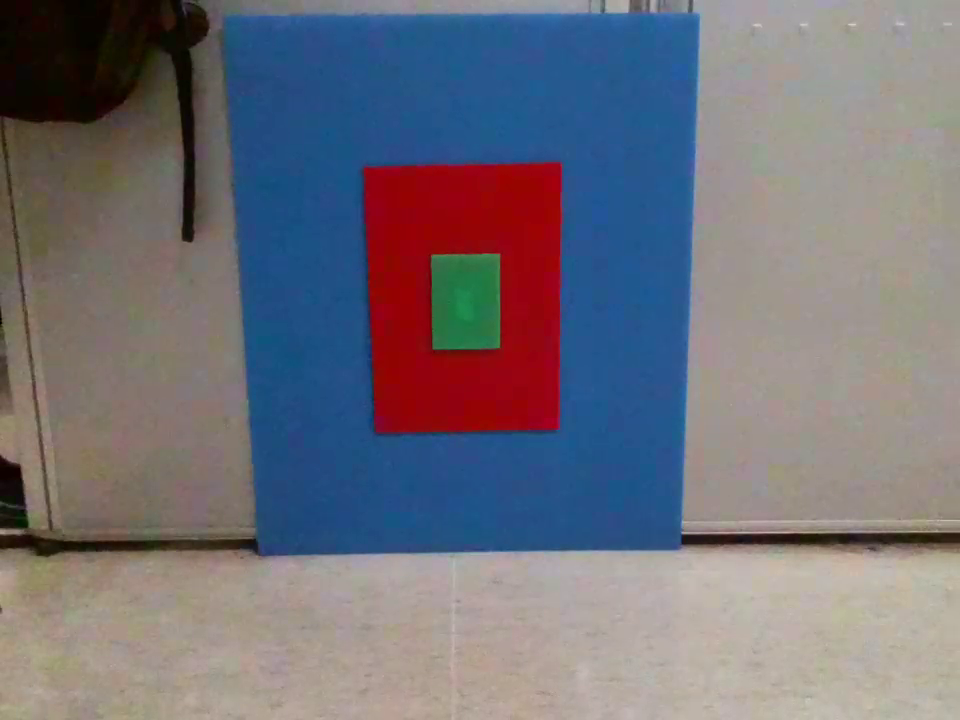
#> input picture rgb.png, 960 x 720 px
$ python cv_offline.py   (older library calls are emulated)
#> lines starting #> are read from the running program, lines starting #| are printed output that depends on the picture; after the words box and inside, x2 and y2 are one past the last pixel; in counts of white or black regions, pixels touching at a corner belong together
#> further down, img is the input picture: shape (720, 960, 3); mean B, G, R 120.9, 112.1, 113.9
#!/usr/bin/env python
import cv2
import os
import numpy as np
def findRect(img):
    def nothing(data):
        pass

    # convert to HSV
    hsv = cv2.cvtColor(img, cv2.COLOR_BGR2HSV)
#> hsv: shape (720, 960, 3); mean H, S, V 56, 99.4, 142.5
    print(hsv[360][480])
#| [178 241 146]
    # # for g.png
    # lower_g = np.array([30, 0, 0])
    # upper_g = np.array([80, 255, 255])
    # mask=cv2.inRange(hsv, lower_g, upper_g)


    #for r.png
    lower_red = np.array([170, 80, 80])
    upper_red = np.array([180, 255, 255])
    mask1 = cv2.inRange(hsv, lower_red, upper_red)
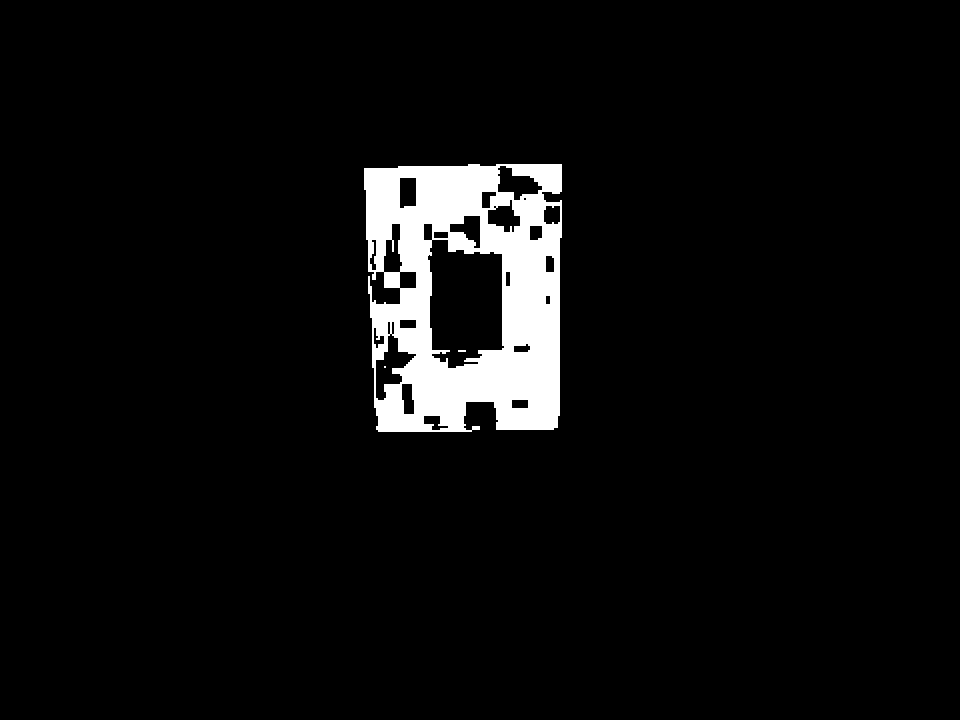
#> mask1: shape (720, 960); 5.1% white; 3 white regions (2 under 20 px), largest, box (x1, y1, x2, y2) and area: (364, 164, 562, 432) 34947
    lower_red = np.array([0, 80, 80])
    upper_red = np.array([10, 255, 255])
    mask2 = cv2.inRange(hsv, lower_red, upper_red)
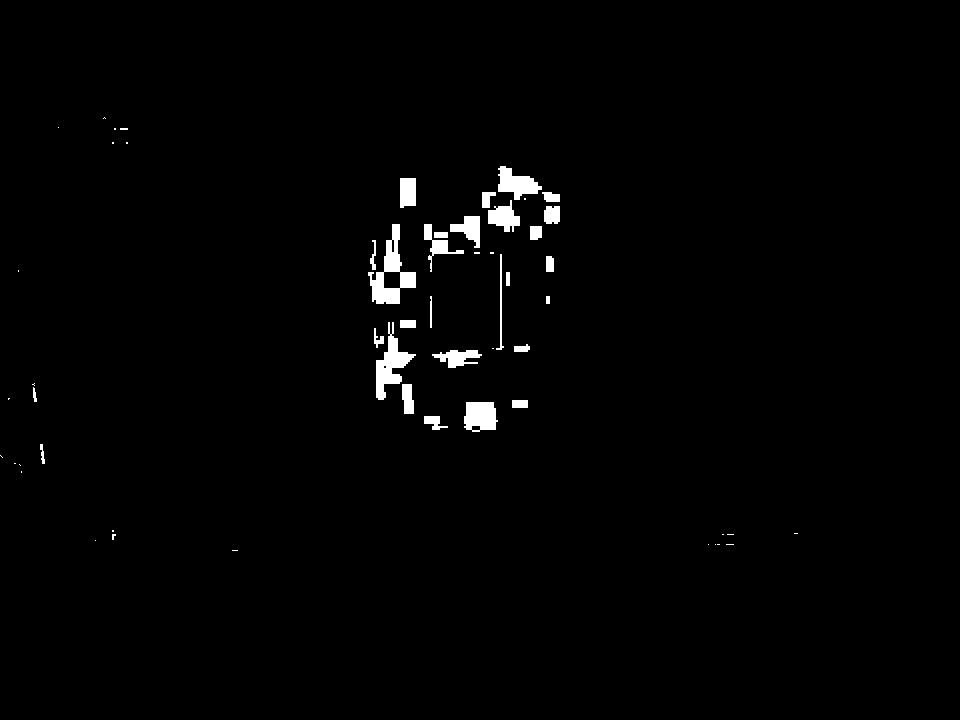
#> mask2: shape (720, 960); 1.3% white; 56 white regions (28 under 20 px), largest, box (x1, y1, x2, y2) and area: (368, 224, 416, 304) 1452, (376, 322, 416, 400) 1160, (464, 402, 498, 432) 836
    mask=cv2.bitwise_or(mask1,mask2)
#> mask: shape (720, 960); 6.4% white; 28 white regions (25 under 20 px), largest, box (x1, y1, x2, y2) and area: (364, 164, 562, 432) 44062, (40, 444, 45, 464) 56, (33, 387, 37, 402) 39

    # # # for b.png
    # lower_b = np.array([100, 40, 0])
    # upper_b = np.array([120, 255, 255])
    # mask=cv2.inRange(hsv, lower_b, upper_b)


    result = cv2.bitwise_and(img, img, mask=mask)
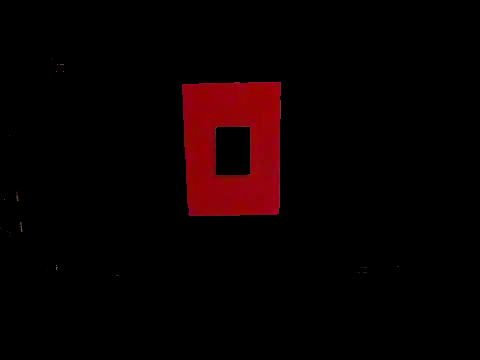
#> result: shape (720, 960, 3) (shown at 1/2 size); mean B, G, R 0.8, 0.2, 9.4

    kernel = np.ones((7,7), np.uint8)
    erosion = cv2.erode(result, kernel, iterations = 1)

    gray = cv2.cvtColor(erosion, cv2.COLOR_BGR2GRAY)
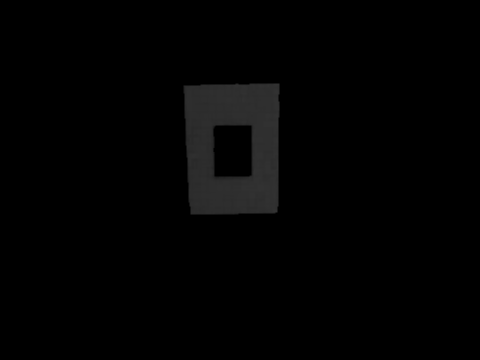
#> gray: shape (720, 960) (shown at 1/2 size); min 0, max 51, mean 2.6
    ret,binary = cv2.threshold(gray, 0, 255, cv2.THRESH_BINARY)
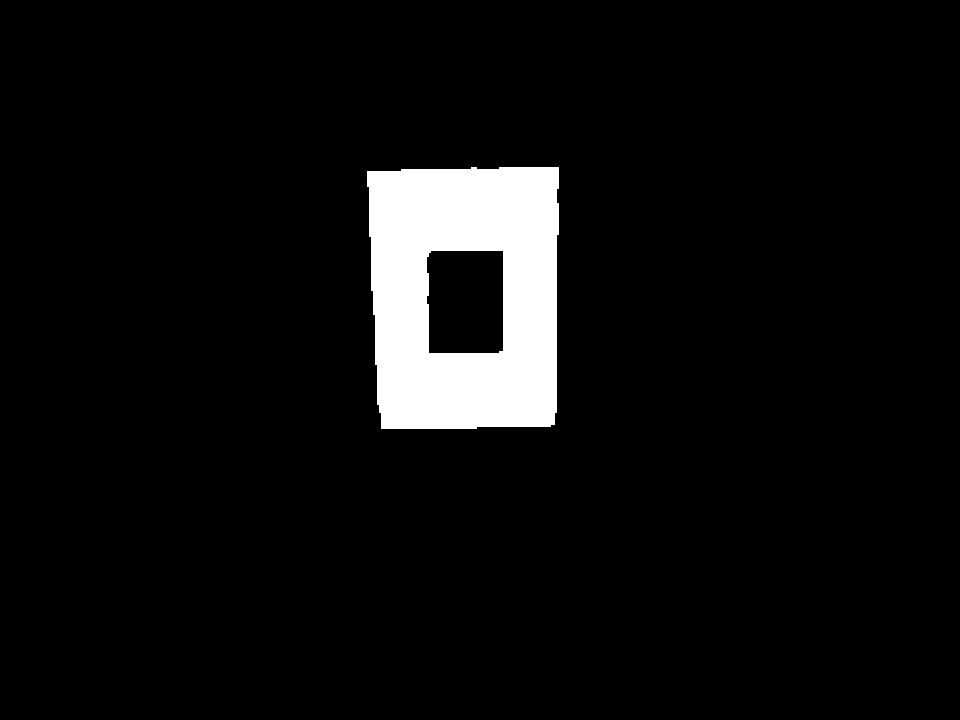
#> binary: shape (720, 960); 5.8% white; 1 white region
    _,contours, _ = cv2.findContours(binary, cv2.RETR_EXTERNAL, cv2.CHAIN_APPROX_SIMPLE)
#> contours = 1 contour; box (x1, y1, x2, y2) and area: (367, 167, 559, 429) 47344
    A_max=0
    c_max=None
    for c in contours:
        if cv2.contourArea(c)>A_max:
            A_max=cv2.contourArea(c)
            c_max=c
#> this loop made 1 pass
#> A_max on pass 1: 47343.5
#> after the loop, A_max = 47343.5; c_max = contour of 55 points, box (x1, y1, x2, y2) (367, 167, 559, 429), area 47344

    x, y, w, h = cv2.boundingRect(c_max)
#> x = 367; y = 167; w = 192; h = 262
    addbox=cv2.rectangle(img, (x,y), (x+w,y+h), (153,153,0), 5)
    addbox=cv2.circle(addbox, (480,360), 10, 255)
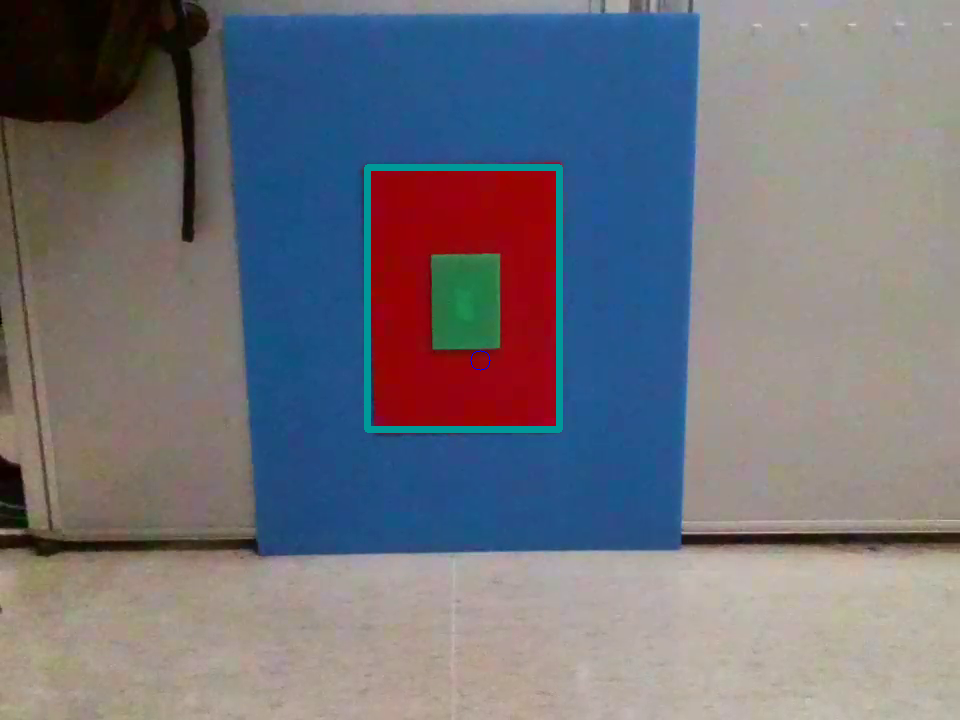
#> addbox: shape (720, 960, 3); mean B, G, R 121.8, 113.2, 112.9
    cv2.imshow('addbox', addbox)
    cv2.waitKey(0)
    return x,y,w,h


img = cv2.imread(os.getcwd()+"/../rgb.png")
print(findRect(img))
#| (367, 167, 192, 262)

cv2.destroyAllWindows()

$ run again, with 1m.png copied over rgb.png
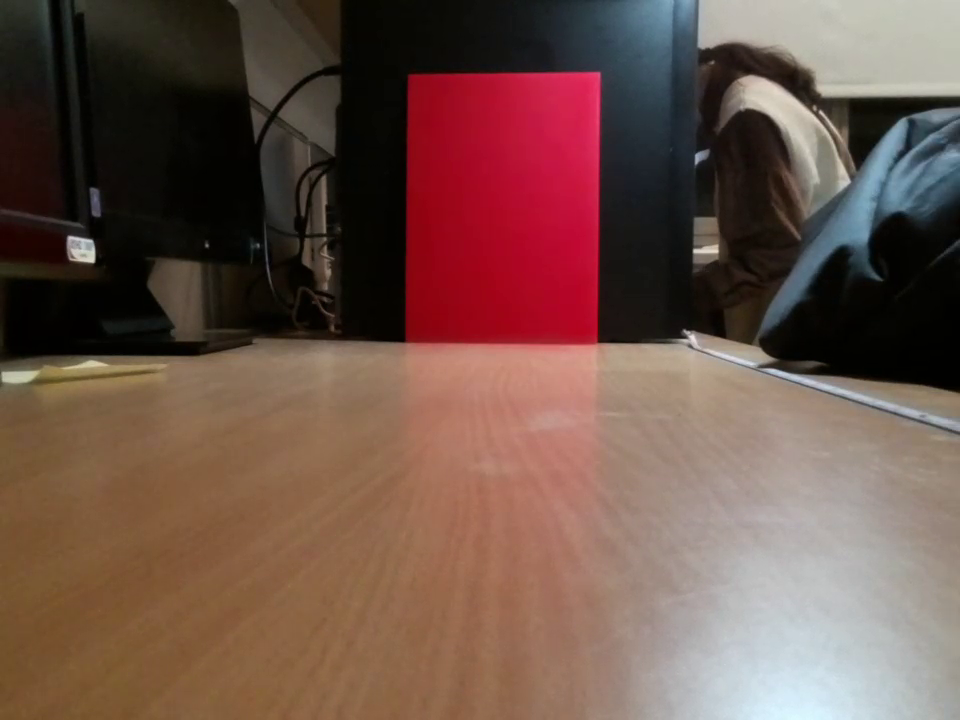
#> input picture 1m.png, 960 x 720 px
#> img is the input picture: shape (720, 960, 3); mean B, G, R 73.6, 82.9, 110.1
#> hsv: shape (720, 960, 3); mean H, S, V 39.4, 112.2, 112.4
#| [  7  94 200]
#> in findRect, `mask1 = cv2.inRange(hsv, lower_red, upper_red)`:
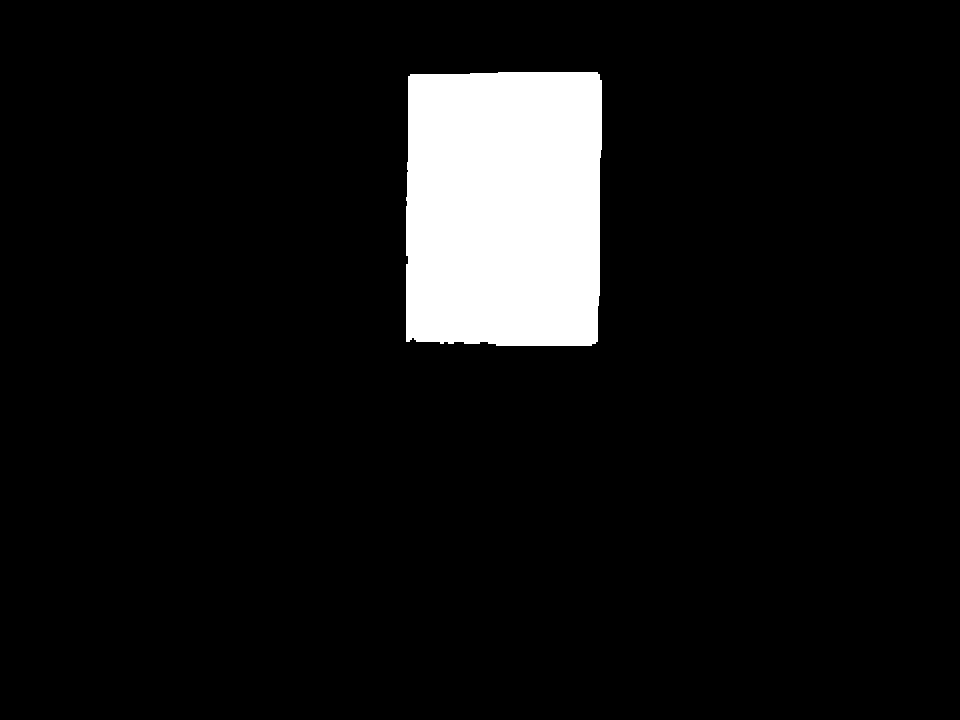
#> mask1: shape (720, 960); 7.6% white; 1 white region, box (x1, y1, x2, y2) and area: (406, 72, 602, 346) 52492
#> mask2: shape (720, 960); 7.7% white; 63 white regions (44 under 20 px), largest, box (x1, y1, x2, y2) and area: (396, 338, 608, 712) 52332, (302, 546, 320, 560) 156, (782, 166, 798, 202) 129
#> mask: shape (720, 960); 15.3% white; 62 white regions (43 under 20 px), largest, box (x1, y1, x2, y2) and area: (396, 72, 608, 712) 104840, (302, 546, 320, 560) 156, (782, 166, 798, 202) 129
#> binary: shape (720, 960); 13.7% white; 7 white regions (3 under 20 px)
#> contours = 7 contours, 4 with area under 20; largest, box (x1, y1, x2, y2) and area: (401, 75, 605, 661) 95411, (467, 599, 483, 621) 90, (575, 691, 583, 699) 38
#> the loop in findRect, `for c in contours:` made 7 passes
#> (A_max, c_max) on pass 1: (1, [[571, 707], [571, 708], [572, 708], [572, 707]])
#> after the loop in findRect, `for c in contours:`: A_max = 95411; c_max = contour of 371 points, box (x1, y1, x2, y2) (401, 75, 605, 661), area 95411
#> x = 401; y = 75; w = 204; h = 586
#> in findRect, `addbox=cv2.rectangle(img, (x,y), (x+w,y+h), (153,153,0), 5)`:
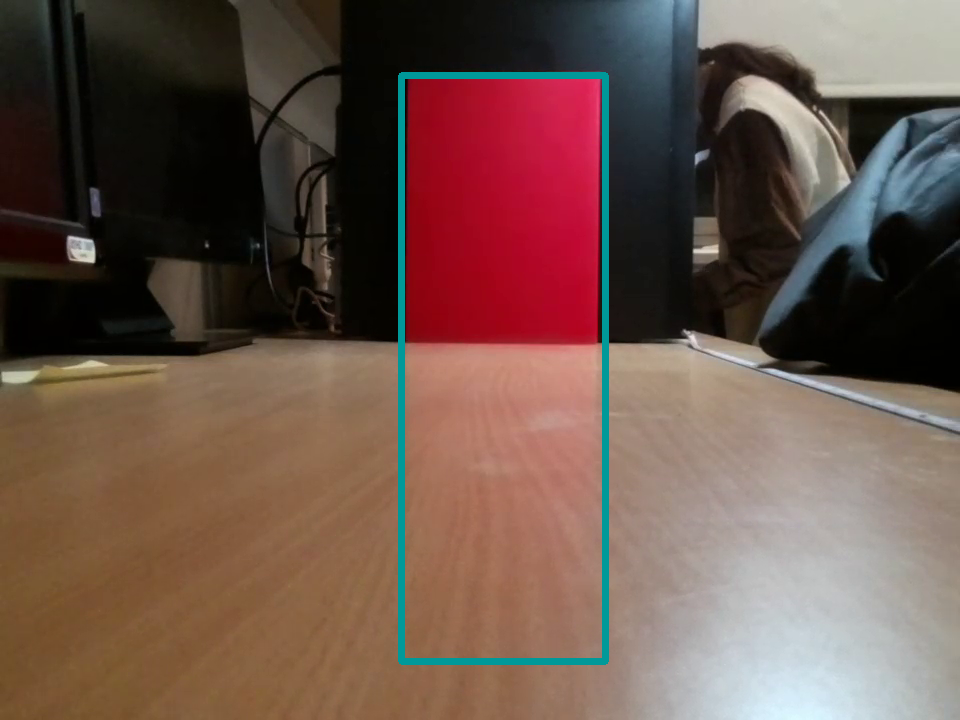
#> addbox: shape (720, 960, 3); mean B, G, R 75, 84.2, 108.4
#| (401, 75, 204, 586)

$ run again, with 2target.png copied over rgb.png
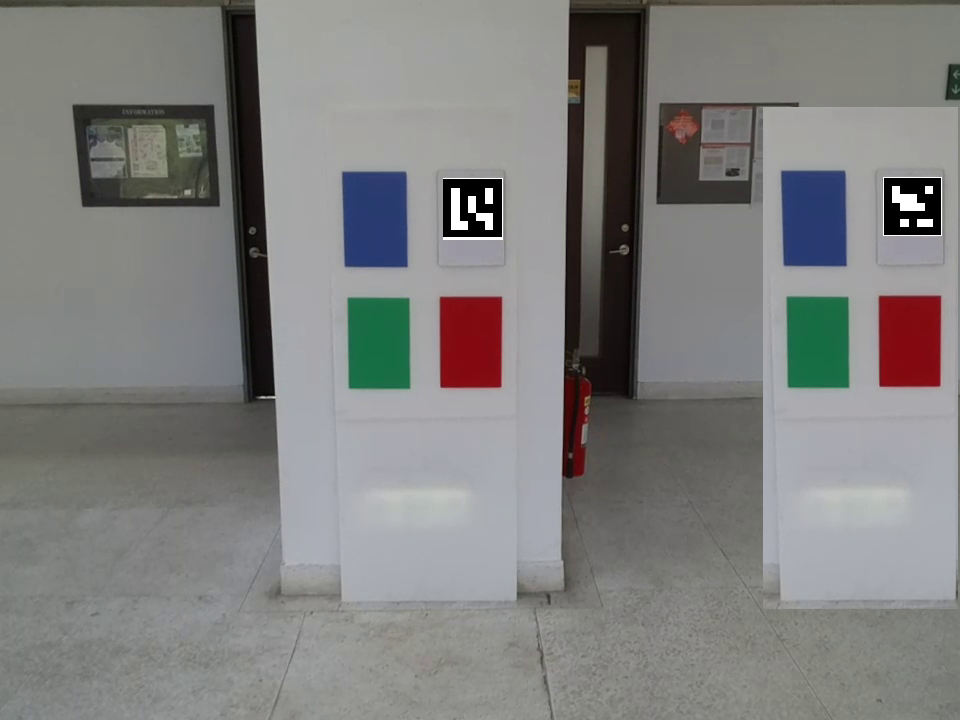
#> input picture 2target.png, 960 x 720 px
#> img is the input picture: shape (720, 960, 3); mean B, G, R 126.8, 127.8, 128.3
#> hsv: shape (720, 960, 3); mean H, S, V 56.5, 23.3, 132.8
#| [178 239 131]
#> in findRect, `mask1 = cv2.inRange(hsv, lower_red, upper_red)`:
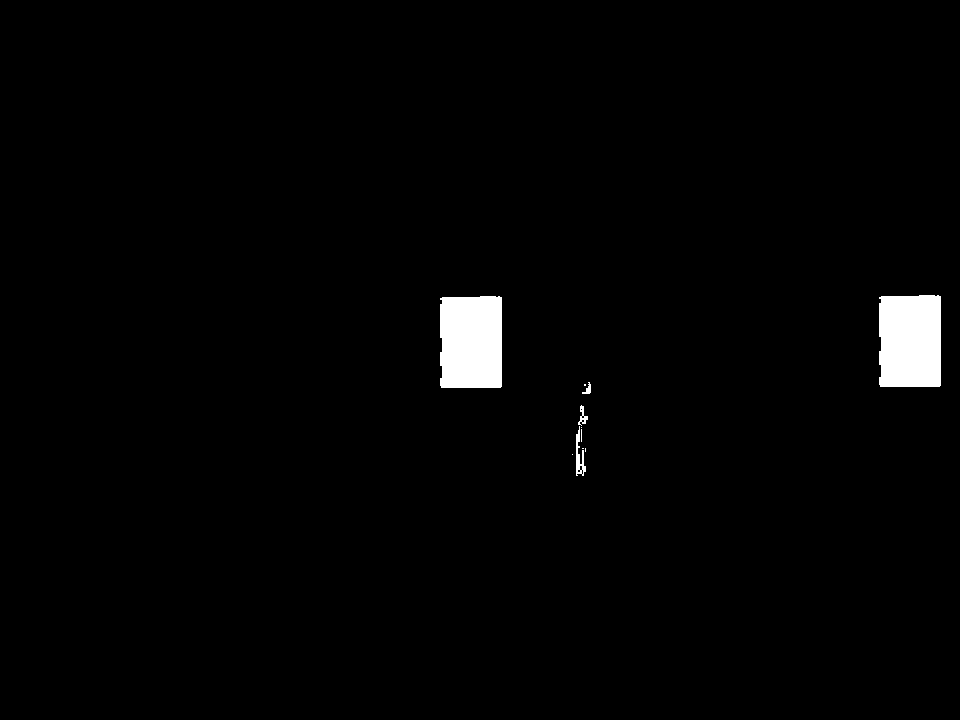
#> mask1: shape (720, 960); 1.7% white; 11 white regions (6 under 20 px), largest, box (x1, y1, x2, y2) and area: (879, 295, 941, 387) 5595, (440, 296, 502, 388) 5595, (576, 426, 586, 476) 223, (578, 405, 588, 426) 85, (582, 382, 591, 394) 51
#> mask2: shape (720, 960); 0.15% white; 20 white regions (11 under 20 px), largest, box (x1, y1, x2, y2) and area: (666, 110, 700, 144) 633, (582, 394, 591, 424) 103, (578, 442, 583, 464) 59
#> mask: shape (720, 960); 1.8% white; 11 white regions (6 under 20 px), largest, box (x1, y1, x2, y2) and area: (879, 295, 941, 387) 5655, (440, 296, 502, 388) 5655, (666, 110, 700, 144) 633, (575, 426, 586, 478) 353, (578, 382, 591, 428) 304
#> binary: shape (720, 960); 1.4% white; 6 white regions (2 under 20 px)
#> contours = 6 contours, 2 with area under 20; largest, box (x1, y1, x2, y2) and area: (443, 299, 499, 385) 4626, (882, 298, 938, 384) 4626, (671, 113, 695, 131) 174, (579, 453, 583, 467) 24
#> the loop in findRect, `for c in contours:` made 6 passes
#> A_max on passes 1, 4: 23.5, 4626.5
#> after the loop in findRect, `for c in contours:`: A_max = 4626.5; c_max = contour of 13 points, box (x1, y1, x2, y2) (443, 299, 499, 385), area 4626
#> x = 443; y = 299; w = 56; h = 86
#> in findRect, `addbox=cv2.circle(addbox, (480,360), 10, 255)`:
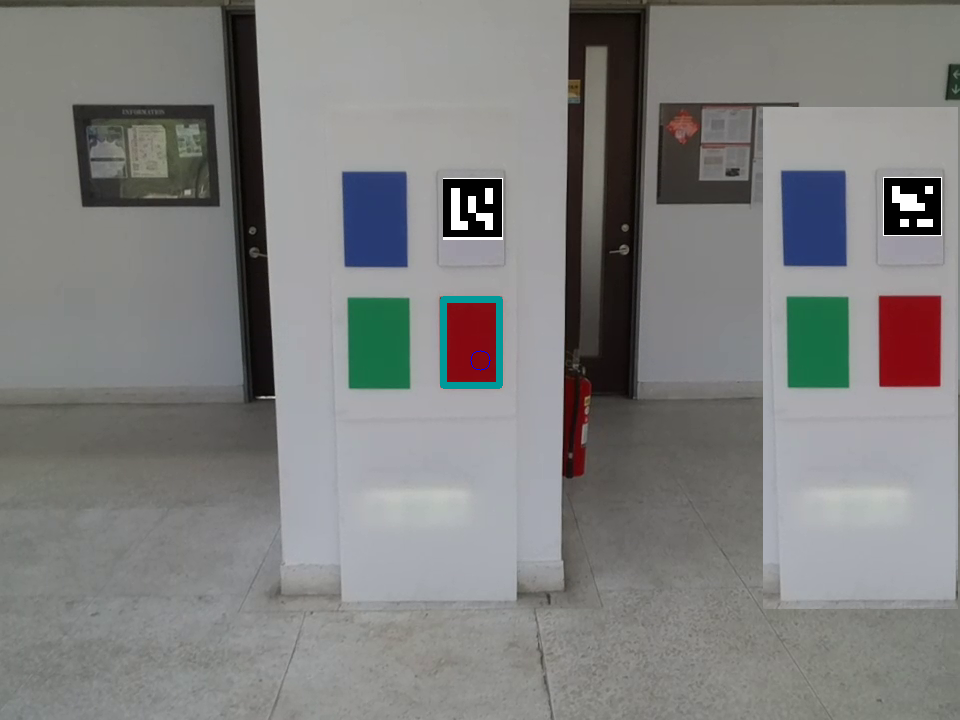
#> addbox: shape (720, 960, 3); mean B, G, R 127.2, 128.1, 127.9
#| (443, 299, 56, 86)
